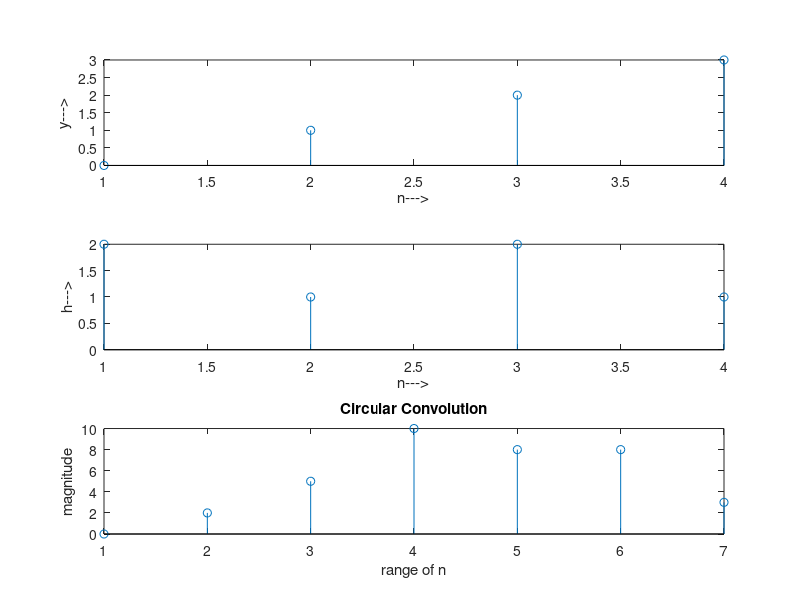

Write the MATLAB code that produced this figure.
%% Cicular Convolution

%y = [-1 2 3 -4 5];
%h = [9 -8 7 -6 5];
y = [ 0 1 2 3];
h = [ 2 1 2 1];

CC = cconv(h,y)

subplot(3,1,1)
stem(y);
xlabel('n--->');
ylabel('y--->');


subplot(3,1,2)
stem(h);
xlabel('n--->');
ylabel('h--->');


subplot(3,1,3)
stem(CC);
xlabel('range of n');
ylabel('magnitude');
title('Circular Convolution');